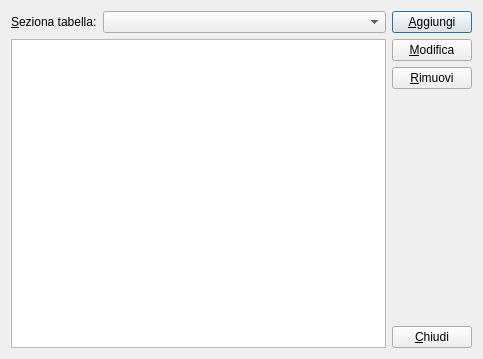
<?xml version="1.0" encoding="UTF-8"?>
<ui version="4.0">
 <class>TableSetupDialog</class>
 <widget class="QDialog" name="TableSetupDialog">
  <property name="geometry">
   <rect>
    <x>0</x>
    <y>0</y>
    <width>483</width>
    <height>359</height>
   </rect>
  </property>
  <property name="windowTitle">
   <string>Dialog</string>
  </property>
  <layout class="QHBoxLayout" name="horizontalLayout_2">
   <item>
    <layout class="QVBoxLayout" name="verticalLayout_2">
     <item>
      <layout class="QHBoxLayout" name="horizontalLayout" stretch="0,1">
       <item>
        <widget class="QLabel" name="label">
         <property name="text">
          <string>&amp;Seziona tabella:</string>
         </property>
         <property name="buddy">
          <cstring>comboBox</cstring>
         </property>
        </widget>
       </item>
       <item>
        <widget class="QComboBox" name="comboBox"/>
       </item>
      </layout>
     </item>
     <item>
      <widget class="QTableView" name="tableView">
       <property name="editTriggers">
        <set>QAbstractItemView::NoEditTriggers</set>
       </property>
       <property name="tabKeyNavigation">
        <bool>false</bool>
       </property>
       <property name="alternatingRowColors">
        <bool>true</bool>
       </property>
       <property name="selectionMode">
        <enum>QAbstractItemView::SingleSelection</enum>
       </property>
       <attribute name="horizontalHeaderStretchLastSection">
        <bool>true</bool>
       </attribute>
      </widget>
     </item>
    </layout>
   </item>
   <item>
    <layout class="QVBoxLayout" name="verticalLayout">
     <item>
      <widget class="QPushButton" name="addButton">
       <property name="text">
        <string>&amp;Aggiungi</string>
       </property>
       <property name="default">
        <bool>true</bool>
       </property>
      </widget>
     </item>
     <item>
      <widget class="QPushButton" name="updateButton">
       <property name="text">
        <string>&amp;Modifica</string>
       </property>
      </widget>
     </item>
     <item>
      <widget class="QPushButton" name="remobeButton">
       <property name="text">
        <string>&amp;Rimuovi</string>
       </property>
      </widget>
     </item>
     <item>
      <spacer name="verticalSpacer">
       <property name="orientation">
        <enum>Qt::Vertical</enum>
       </property>
       <property name="sizeHint" stdset="0">
        <size>
         <width>20</width>
         <height>40</height>
        </size>
       </property>
      </spacer>
     </item>
     <item>
      <widget class="QPushButton" name="closeButton">
       <property name="text">
        <string>&amp;Chiudi</string>
       </property>
      </widget>
     </item>
    </layout>
   </item>
  </layout>
 </widget>
 <resources/>
 <connections>
  <connection>
   <sender>closeButton</sender>
   <signal>clicked()</signal>
   <receiver>TableSetupDialog</receiver>
   <slot>close()</slot>
   <hints>
    <hint type="sourcelabel">
     <x>451</x>
     <y>330</y>
    </hint>
    <hint type="destinationlabel">
     <x>451</x>
     <y>270</y>
    </hint>
   </hints>
  </connection>
  <connection>
   <sender>remobeButton</sender>
   <signal>clicked()</signal>
   <receiver>TableSetupDialog</receiver>
   <slot>removeRecord()</slot>
   <hints>
    <hint type="sourcelabel">
     <x>472</x>
     <y>90</y>
    </hint>
    <hint type="destinationlabel">
     <x>400</x>
     <y>85</y>
    </hint>
   </hints>
  </connection>
  <connection>
   <sender>addButton</sender>
   <signal>clicked()</signal>
   <receiver>TableSetupDialog</receiver>
   <slot>addRecord()</slot>
   <hints>
    <hint type="sourcelabel">
     <x>441</x>
     <y>22</y>
    </hint>
    <hint type="destinationlabel">
     <x>444</x>
     <y>86</y>
    </hint>
   </hints>
  </connection>
  <connection>
   <sender>updateButton</sender>
   <signal>clicked()</signal>
   <receiver>TableSetupDialog</receiver>
   <slot>updateRecord()</slot>
   <hints>
    <hint type="sourcelabel">
     <x>472</x>
     <y>61</y>
    </hint>
    <hint type="destinationlabel">
     <x>405</x>
     <y>140</y>
    </hint>
   </hints>
  </connection>
  <connection>
   <sender>tableView</sender>
   <signal>doubleClicked(QModelIndex)</signal>
   <receiver>TableSetupDialog</receiver>
   <slot>updateRecord()</slot>
   <hints>
    <hint type="sourcelabel">
     <x>178</x>
     <y>211</y>
    </hint>
    <hint type="destinationlabel">
     <x>413</x>
     <y>214</y>
    </hint>
   </hints>
  </connection>
 </connections>
 <slots>
  <slot>addRecord()</slot>
  <slot>removeRecord()</slot>
  <slot>updateRecord()</slot>
 </slots>
</ui>
